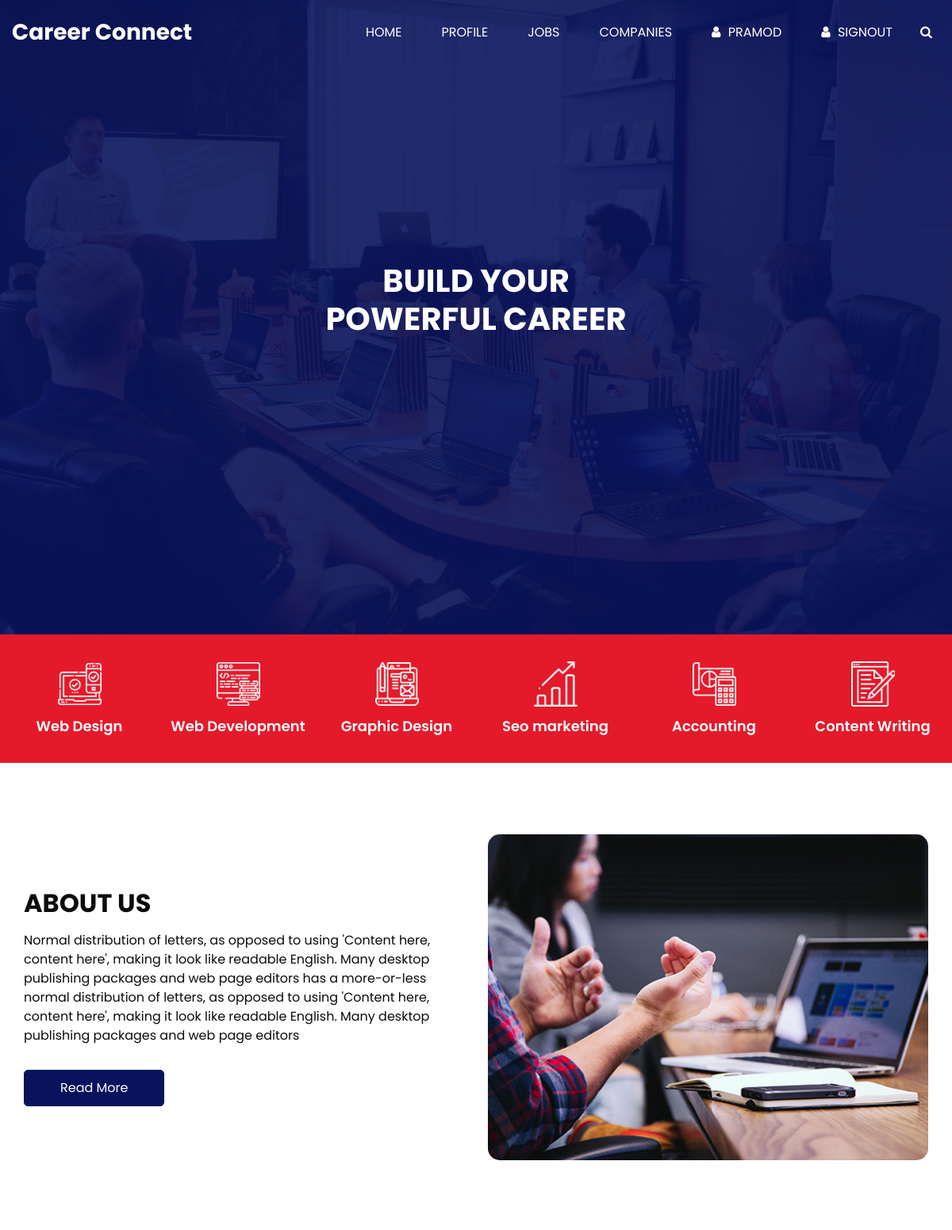
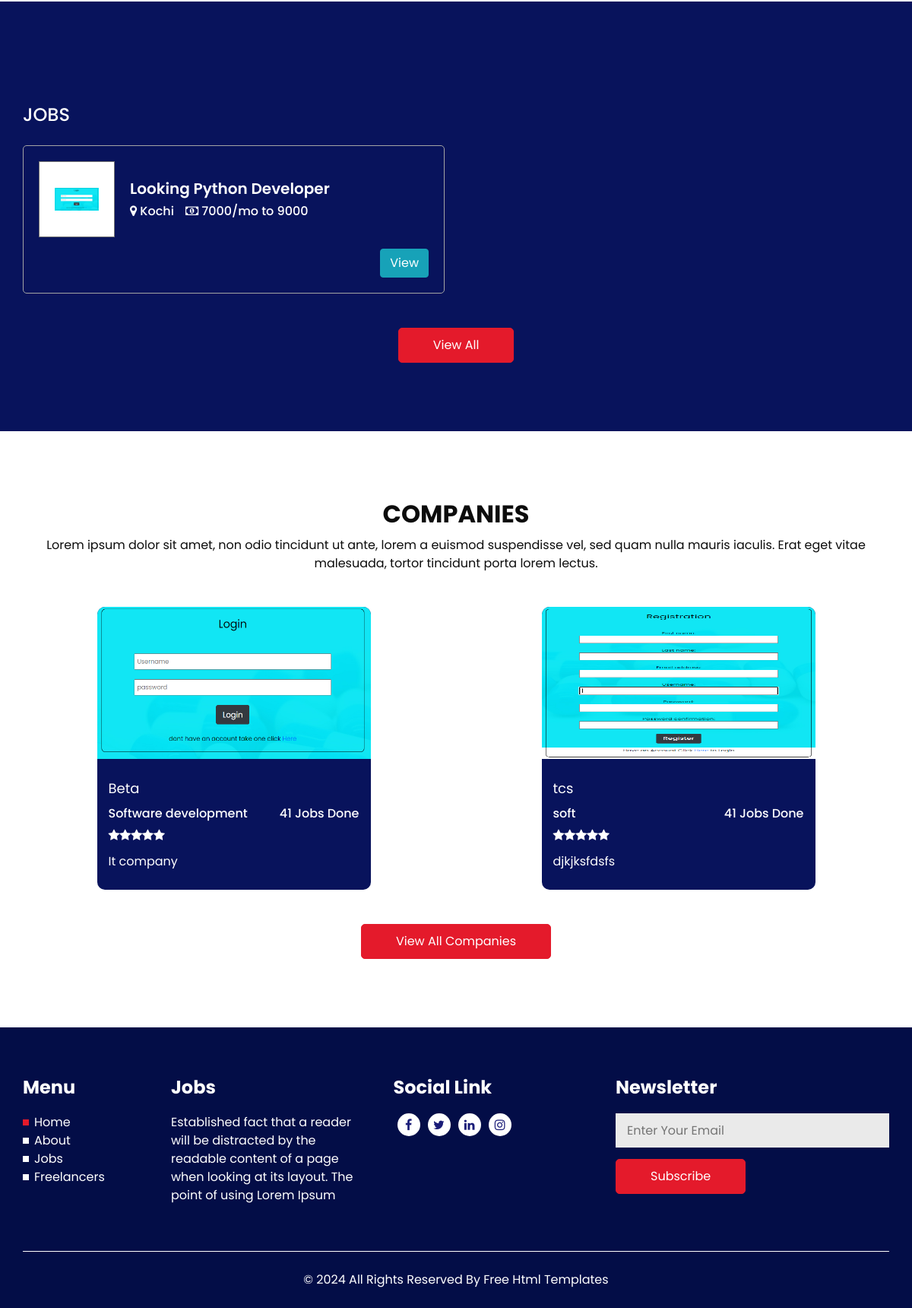
Page /Index (signed in) on the committed database (2 pictures, top to bottom).
### careers/models.py (models this page shows, shortened)
class Joblist(models.Model):
    options = (("Software","Software"),("IT","IT"),("Technical","Technical"),("Accounts","Accounts"),("Mamagement","Management"),("HR","HR"),("Marketing","Marketing"),("Other","Other"))
    Job_title = models.CharField(max_length = 255)
    job_category = models.CharField(max_length = 255,choices = options,null = True,blank = True)
    job_description = models.CharField(max_length = 255)
    Salary_start = models.IntegerField()
    Salary_end = models.IntegerField()
    Location = models.CharField(max_length = 255)
    mode_of_work = models.CharField(max_length = 255 , choices = (("Full time","Full time"),("Part Time","Part Time"),("Trainee","Trainee")))
    approval_status = models.BooleanField(default = False)
    recruiter = models.ForeignKey(User, on_delete = models.CASCADE, null=True, blank = True)
    company_profile = models.ForeignKey(RecruiterData, on_delete = models.CASCADE, null=True, blank = True)

### Home/models.py (models this page shows, shortened)
class RecruiterData(models.Model):
    user = models.ForeignKey(User,on_delete = models.CASCADE)
    profile = models.CharField(max_length = 255)
    conmpany_logo_or_photo = models.FileField(upload_to="company_photo")
    field_of_work = models.CharField(max_length = 255)
    approval_status  = models.BooleanField(default = False)

### Home/decorators.py (the view)
    def wrapper_function(request, *args, **kwargs):
        group = None
        if request.user.groups.exists():
            group = request.user.groups.all()[0].name
        if group == None:
            return view_func(request, *args, **kwargs)
        if group == 'student':
            return view_func(request, *args, **kwargs)
        if group == 'recruiter':
            return redirect('RecruiterIndex')
        if group == 'admin':
            return redirect('AdminIndex')

### Home/views.py (called while the page is built)
@admin_only
@ApptitudetestDone
def Index(request):
    recruiter = RecruiterData.objects.filter(approval_status = True)
    job = Joblist.objects.filter(approval_status = True)
    interview = InterViewSchedule.objects.filter(applicant = request.user)
    context = {
        "companies":recruiter,
        "jobs":job,
        "interview":interview
    }
    return render(request,'homeindex.html',context)

### templates/homeindex.html (shortened to what this page needs)
<!DOCTYPE html>
{% load static %}
<html>
<head>
  <link href="https://cdn.jsdelivr.net/npm/bootstrap@5.3.2/dist/css/bootstrap.min.css" rel="stylesheet">
  <link rel="stylesheet" type="text/css" href="{%static 'css/bootstrap.css' %}" />
  <link href="{%static 'css/font-awesome.min.css' %}" rel="stylesheet" />
  <link rel="stylesheet" href="https://cdnjs.cloudflare.com/ajax/libs/jquery-nice-select/1.1.0/css/nice-select.min.css" />
  <link href="{%static 'css/style.css' %}" rel="stylesheet" />
  <link href="{%static 'css/responsive.css' %}" rel="stylesheet" />
</head>
<body>
  <div class="hero_area">
    <header class="header_section">
      <div class="container-fluid">
        <nav class="navbar navbar-expand-lg custom_nav-container ">
          <a class="navbar-brand" href="index.html">
            <span>
              Career Connect
            </span>
          </a>
          <div class="collapse navbar-collapse" id="navbarSupportedContent">
            <ul class="navbar-nav  ml-auto">
              <li class="nav-item active">
                <a class="nav-link" href="{%url 'Index' %}">Home</a>
              </li>
              <li class="nav-item">
                <a class="nav-link" href="{%url 'StudentsProfile' %}"> Profile</a>
              </li>
              <li class="nav-item">
                <a class="nav-link" href="{%url 'Index' %}#jobs">Jobs</a>
              </li>
              <li class="nav-item">
                <a class="nav-link" href="{%url 'Index' %}#companies">Companies</a>
              </li>
              <li class="nav-item">
                <a class="nav-link" href="">
                  <i class="fa fa-user" aria-hidden="true"></i>
                  <span>
                    {{request.user.first_name}}
                  </span>
                </a>
              </li>
              <li class="nav-item">
                <a class="nav-link" href="{%url 'SignOut' %}">
                  <i class="fa fa-user" aria-hidden="true"></i>
                  <span>
                    Signout
                  </span>
                </a>
              </li>
              <form class="form-inline">
                <button class="btn   nav_search-btn" type="submit">
                  <i class="fa fa-search" aria-hidden="true"></i>
                </button>
              </form>
            </ul>
          </div>
        </nav>
      </div>
    </header>
    {% block content %}
    <section class="slider_section ">
      <div class="container ">
        <div class="row">
          <div class="col-lg-7 col-md-8 mx-auto">
            <div class="detail-box">
              <h1>
                Build Your <br>
                POWERFUL CAREER
              </h1>
            </div>
          </div>
        </div>
        <div class="find_container ">
          <div class="container">
            <div class="row">
              <div class="col">
                <form>
                  <div class="form-row ">
                  </div>
                </form>
              </div>
            </div>
          </div>
        </div>
      </div>
    </section>
  </div>
  <section class="category_section">
    <div class="container-fluid">
      <div class="row">
        <div class="col-sm-6 col-md-4 col-xl-2 px-0">
          <a href="#" class="box">
            <div class="img-box">
              <img src="{%static 'images/c1.png' %}" alt="">
            </div>
            <div class="detail-box">
              <h5>
                Web Design
              </h5>
            </div>
          </a>
        </div>
        <div class="col-sm-6 col-md-4 col-xl-2 px-0">
          <a href="#" class="box">
            <div class="img-box">
              <img src="{%static 'images/c2.png' %}" alt="">
            </div>
            <div class="detail-box">
              <h5>
                Web Development
              </h5>
            </div>
          </a>
        </div>
        <div class="col-sm-6 col-md-4 col-xl-2 px-0">
          <a href="#" class="box">
            <div class="img-box">
              <img src="{%static 'images/c3.png' %}" alt="">
            </div>
            <div class="detail-box">
              <h5>
                Graphic Design
              </h5>
            </div>
          </a>
        </div>
        <div class="col-sm-6 col-md-4 col-xl-2 px-0">
          <a href="#" class="box">
            <div class="img-box">
              <img src="{%static 'images/c4.png' %}" alt="">
            </div>
            <div class="detail-box">
              <h5>
                Seo marketing
              </h5>
            </div>
          </a>
        </div>
        <div class="col-sm-6 col-md-4 col-xl-2 px-0">
          <a href="#" class="box">
            <div class="img-box">
              <img src="{%static 'images/c5.png' %}" alt="">
            </div>
            <div class="detail-box">
              <h5>
                Accounting
              </h5>
            </div>
          </a>
        </div>
        <div class="col-sm-6 col-md-4 col-xl-2 px-0">
          <a href="#" class="box">
            <div class="img-box">
              <img src="{%static 'images/c6.png' %}" alt="">
            </div>
            <div class="detail-box">
              <h5>
                Content Writing
              </h5>
            </div>
          </a>
        </div>
      </div>
    </div>
  </section>
  <section class="about_section layout_padding" id="about">
    <div class="container">
      <div class="row">
        <div class="col-md-6">
          <div class="detail-box">
            <div class="heading_container">
              <h2>
                About Us
              </h2>
            </div>
            <p>
              Normal distribution of letters, as opposed to using 'Content here, content here', making it look like
              readable English. Many desktop publishing packages and web page editors has a more-or-less normal
              distribution of letters, as opposed to using 'Content here, content here', making it look like readable
              English. Many desktop publishing packages and web page editors
            </p>
            <a href="">
              Read More
            </a>
          </div>
        </div>
        <div class="col-md-6">
          <div class="img-box">
            <img src="images/about-img.jpg" alt="">
          </div>
        </div>
      </div>
    </div>
  </section>
  <section class="job_section layout_padding" id="jobs">
    <div class="container">
      <div class="job_container">
        <h4 class="job_heading">
          Jobs
        </h4>
        <div class="row">
        {% for job in jobs %}
          <div class="col-lg-6">
            <div class="box">
              <div class="job_content-box">
                <div class="img-box">
                  <img src="{{job.company_profile.conmpany_logo_or_photo.url}}" style="background-size: contain;" alt="">
                </div>
                <div class="detail-box">
                  <h5>
                    Looking {{job.Job_title}}
                  </h5>
                  <div class="detail-info">
                    <h6>
                      <i class="fa fa-map-marker" aria-hidden="true"></i>
                      <span>
                        {{job.Location}}
                      </span>
                    </h6>
                    <h6>
                      <i class="fa fa-money" aria-hidden="true"></i>
                      <span>
                        {{job.Salary_start}}/mo to {{job.Salary_end}}
                      </span>
                    </h6>
                  </div>
                </div>
              </div>
              <div class="option-box">
                <a href="{%url 'JobViewUser' job.id%}" class="btn btn-info">
                  View
                </a>
              </div>
            </div>
          </div>
          {% endfor %}
        </div>
      </div>
      <div class="btn-box">
        <a href="">
          View All
        </a>
      </div>
    </div>
  </section>
  <section class="expert_section layout_padding" id="companies">
    <div class="container">
      <div class="heading_container heading_center">
        <h2>
          Companies
        </h2>
        <p>
          Lorem ipsum dolor sit amet, non odio tincidunt ut ante, lorem a euismod suspendisse vel, sed quam nulla mauris
          iaculis. Erat eget vitae malesuada, tortor tincidunt porta lorem lectus.
        </p>
      </div>
      <div class="row">
      {% for company in companies %}
        <div class="col-md-6 col-lg-4 mx-auto">
          <div class="box">
            <div class="img-box">
              <img src="{{company.conmpany_logo_or_photo.url}}" height="200px" alt="">
            </div>
            <div class="detail-box">
              <a href="">
                {{company.user.first_name}}
              </a>
              <h6 class="expert_position">
                <span>
                  {{company.field_of_work}}
                </span>
                <span>
                  41 Jobs Done
                </span>
              </h6>
              <span class="expert_rating">
                <i class="fa fa-star" aria-hidden="true"></i>
                <i class="fa fa-star" aria-hidden="true"></i>
                <i class="fa fa-star" aria-hidden="true"></i>
                <i class="fa fa-star" aria-hidden="true"></i>
                <i class="fa fa-star" aria-hidden="true"></i>
              </span>
              <p>
                {{company.profile}}
              </p>
            </div>
          </div>
        </div>
      {% endfor %}
      </div>
      <div class="btn-box">
        <a href="">
          View All Companies
        </a>
      </div>
    </div>
  </section>
    {% endblock  %}
  <section class="info_section ">
    <div class="container">
      <div class="row">
        <div class="col-md-2 info_links">
          <h4>
            Menu
          </h4>
          <ul>
            <li class="active">
              <a href="index.html">
                Home
              </a>
            </li>
            <li>
              <a href="about.html">
                About
              </a>
            </li>
            <li>
              <a class="" href="job.html">
                Jobs
              </a>
            </li>
            <li>
              <a class="" href="freelancer.html">
                Freelancers
              </a>
            </li>
          </ul>
        </div>
        <div class="col-md-3">
          <h4>
            Jobs
          </h4>
          <p>
            Established fact that a reader will be distracted by the readable content of a page when looking at its
            layout. The point of using Lorem Ipsum
          </p>
        </div>
        <div class="col-md-3">
          <div class="info_social">
            <h4>
              Social Link
            </h4>
            <div class="social_container">
              <div>
                <a href="">
                  <i class="fa fa-facebook" aria-hidden="true"></i>
                </a>
              </div>
              <div>
                <a href="">
                  <i class="fa fa-twitter" aria-hidden="true"></i>
                </a>
              </div>
              <div>
                <a href="">
                  <i class="fa fa-linkedin" aria-hidden="true"></i>
                </a>
              </div>
              <div>
                <a href="">
                  <i class="fa fa-instagram" aria-hidden="true"></i>
                </a>
              </div>
            </div>
          </div>
        </div>
        <div class="col-md-4">
          <div class="info_form">
            <h4>
              Newsletter
            </h4>
            <form action="">
              <input type="text" placeholder="Enter Your Email" />
              <button type="submit">
                Subscribe
              </button>
            </form>
          </div>
        </div>
      </div>
    </div>
  </section>
  <footer class="footer_section">
    <div class="container">
      <p>
        &copy; <span id="displayYear"></span> All Rights Reserved By
        <a href="https://html.design/">Free Html Templates</a>
      </p>
    </div>
  </footer>
</body>
</html>

### static/css/responsive.css (style rules this page uses)
@media (max-width: 1200px) { .job_section .box .option-box { display: -webkit-box; display: -ms-flexbox; display: flex; margin-left: auto; margin-top: 15px; } }

### rows in the picture
Joblist: company_profile.conmpany_logo_or_photo (picture), Job_title "Python Developer", Location "Kochi", Salary_start "7000", Salary_end "9000"
RecruiterData: conmpany_logo_or_photo (picture), user.first_name "Beta", field_of_work "Software development", profile "It company"
RecruiterData: conmpany_logo_or_photo (picture), user.first_name "tcs", field_of_work "soft", profile "djkjksfdsfs"

### other values in the picture
{{ request.user.first_name }} "PRAMOD"
